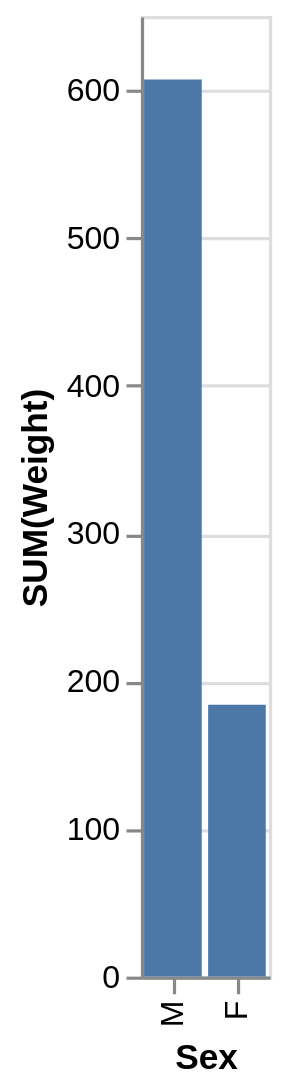

Describe this chart as a Vega-Lite specification.
### Vega-Lite specification from a JSON file in a GitHub repository (floating-point values rounded to 4 significant figures)
{"data": {"values": [{"x_data": "M", "y_data": 607}, {"x_data": "F", "y_data": 184}]}, "mark": "bar", "encoding": {"x": {"field": "x_data", "type": "nominal", "title": "Sex", "sort": "descending"}, "y": {"field": "y_data", "type": "quantitative", "title": "SUM(Weight)"}}}
